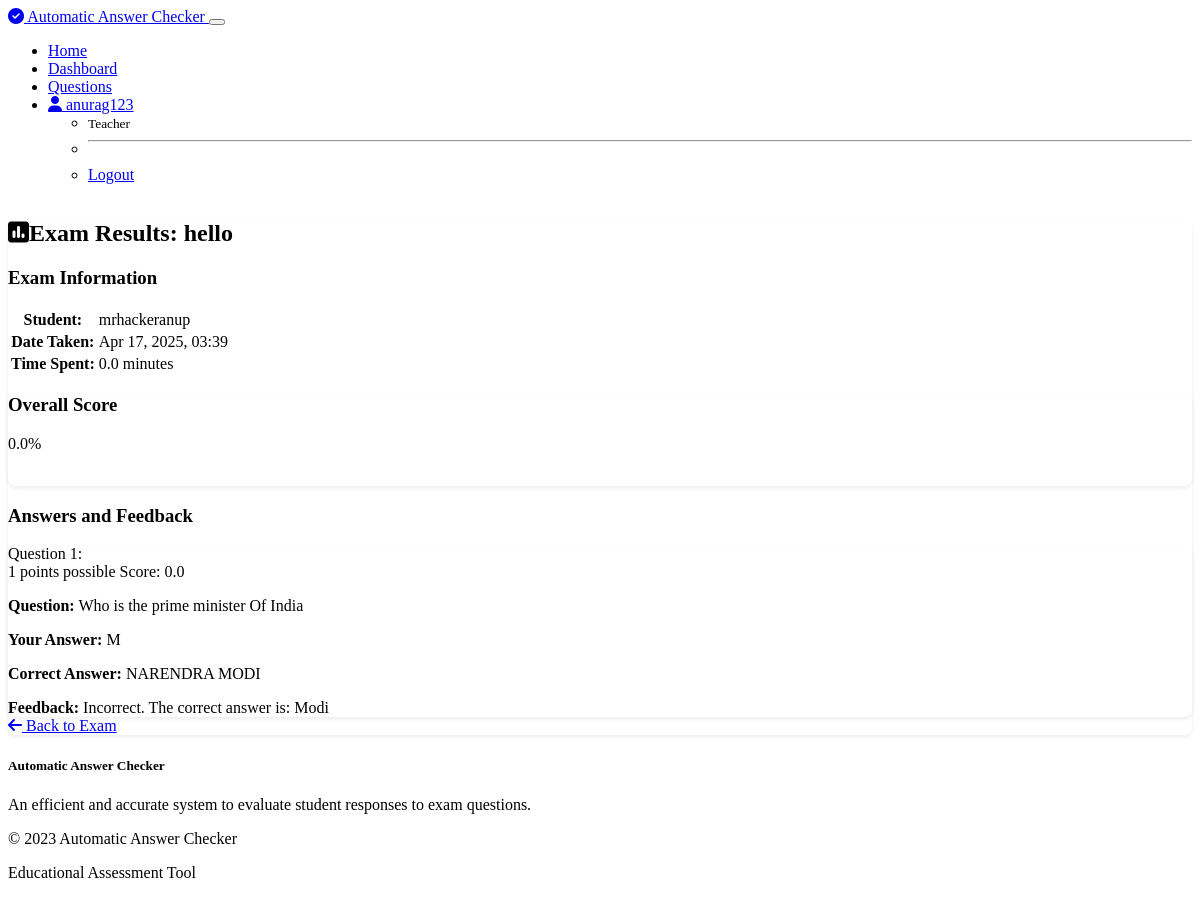
Screenshot of /results/1 (signed in) with the database file from the repository.
### models.py (models this page shows)
class User(UserMixin, db.Model):
    id = db.Column(db.Integer, primary_key=True)
    username = db.Column(db.String(64), unique=True, nullable=False)
    email = db.Column(db.String(120), unique=True, nullable=False)
    password_hash = db.Column(db.String(256), nullable=False)
    role = db.Column(db.Enum(UserRole), nullable=False)
    created_at = db.Column(db.DateTime, default=datetime.utcnow)
    questions = relationship("Question", back_populates="teacher")
    student_exams = relationship("StudentExam", back_populates="student")
    created_exams = relationship("Exam", back_populates="teacher")

class Exam(db.Model):
    id = db.Column(db.Integer, primary_key=True)
    title = db.Column(db.String(100), nullable=False)
    description = db.Column(db.Text, nullable=True)
    teacher_id = db.Column(db.Integer, ForeignKey('user.id'), nullable=False)
    time_limit = db.Column(db.Integer, default=60)  # time limit in minutes
    created_at = db.Column(db.DateTime, default=datetime.utcnow)
    is_active = db.Column(db.Boolean, default=True)
    teacher = relationship("User", back_populates="created_exams")
    exam_questions = relationship("ExamQuestion", back_populates="exam")
    student_exams = relationship("StudentExam", back_populates="exam")

class StudentExam(db.Model):
    id = db.Column(db.Integer, primary_key=True)
    student_id = db.Column(db.Integer, ForeignKey('user.id'), nullable=False)
    exam_id = db.Column(db.Integer, ForeignKey('exam.id'), nullable=False)
    start_time = db.Column(db.DateTime, default=datetime.utcnow)
    end_time = db.Column(db.DateTime, nullable=True)
    score = db.Column(db.Float, nullable=True)
    student = relationship("User", back_populates="student_exams")
    exam = relationship("Exam", back_populates="student_exams")
    answers = relationship("Answer", back_populates="student_exam")

class Answer(db.Model):
    id = db.Column(db.Integer, primary_key=True)
    student_exam_id = db.Column(db.Integer, ForeignKey('student_exam.id'), nullable=False)
    question_id = db.Column(db.Integer, ForeignKey('question.id'), nullable=False)
    answer_text = db.Column(db.Text, nullable=False)
    score = db.Column(db.Float, nullable=True)
    feedback = db.Column(db.Text, nullable=True)
    answered_at = db.Column(db.DateTime, default=datetime.utcnow)
    student_exam = relationship("StudentExam", back_populates="answers")
    question = relationship("Question", back_populates="answers")

class Question(db.Model):
    id = db.Column(db.Integer, primary_key=True)
    teacher_id = db.Column(db.Integer, ForeignKey('user.id'), nullable=False)
    question_text = db.Column(db.Text, nullable=False)
    question_type = db.Column(db.Enum(QuestionType), nullable=False)
    correct_answer = db.Column(db.Text, nullable=False)
    options = db.Column(db.Text, nullable=True)  # JSON string for multiple-choice options
    points = db.Column(db.Integer, default=1)
    created_at = db.Column(db.DateTime, default=datetime.utcnow)
    teacher = relationship("User", back_populates="questions")
    exam_questions = relationship("ExamQuestion", back_populates="question")
    answers = relationship("Answer", back_populates="question")

### routes.py (the view)
@app.route('/results/<int:student_exam_id>')
@login_required
def view_results(student_exam_id):
    student_exam = StudentExam.query.get_or_404(student_exam_id)
    if current_user.id != student_exam.student_id and current_user.id != student_exam.exam.teacher_id:
        flash('You are not authorized to view these results', 'danger')
        if current_user.role == UserRole.TEACHER:
            return redirect(url_for('dashboard_teacher'))
        else:
            return redirect(url_for('dashboard_student'))
    answers = Answer.query.filter_by(student_exam_id=student_exam.id).all()
    return render_template('view_results.html', student_exam=student_exam, answers=answers)

### models.py (called while the page is built)
@login_manager.user_loader
def load_user(user_id):
    return User.query.get(int(user_id))

### templates/view_results.html (shortened to what this page needs)
{% extends "base.html" %}
{% block content %}
<div class="container">
    <div class="card shadow mb-4">
        <div class="card-header bg-primary text-white">
            <h2 class="h4 mb-0"><i class="fas fa-poll me-2"></i>Exam Results: {{ student_exam.exam.title }}</h2>
        </div>
        <div class="card-body">
            <div class="row mb-4">
                <div class="col-md-6">
                    <h3 class="h5">Exam Information</h3>
                    <table class="table table-sm">
                        <tr>
                            <th style="width: 30%;">Student:</th>
                            <td>{{ student_exam.student.username }}</td>
                        </tr>
                        <tr>
                            <th>Date Taken:</th>
                            <td>{{ student_exam.end_time.strftime('%b %d, %Y, %H:%M') }}</td>
                        </tr>
                        <tr>
                            <th>Time Spent:</th>
                            <td>{{ (student_exam.end_time - student_exam.start_time).total_seconds() // 60 }} minutes</td>
                        </tr>
                    </table>
                </div>
                <div class="col-md-6">
                    <div class="card h-100">
                        <div class="card-body text-center">
                            <h3 class="h5 mb-3">Overall Score</h3>
                            <div class="display-4 fw-bold mb-2
                                {% if student_exam.score >= 80 %}text-success
                                {% elif student_exam.score >= 60 %}text-info
                                {% elif student_exam.score >= 40 %}text-warning
                                {% else %}text-danger{% endif %}">
                                {{ "%.1f"|format(student_exam.score) }}%
                            </div>
                            <div class="progress" style="height: 25px;">
                            </div>
                        </div>
                    </div>
                </div>
            </div>
            <h3 class="h5 mb-3">Answers and Feedback</h3>
            {% for answer in answers %}
                <div class="card mb-3 {% if answer.score == answer.question.points %}border-success{% elif answer.score > 0 %}border-warning{% else %}border-danger{% endif %}">
                    <div class="card-header bg-light">
                        <div class="d-flex justify-content-between align-items-center">
                            <span class="fw-bold">Question {{ loop.index }}:</span>
                            <div>
                                <span class="badge bg-primary">{{ answer.question.points }} points possible</span>
                                <span class="badge {% if answer.score == answer.question.points %}bg-success{% elif answer.score > 0 %}bg-warning{% else %}bg-danger{% endif %}">
                                    Score: {{ "%.1f"|format(answer.score) }}
                                </span>
                            </div>
                        </div>
                    </div>
                    <div class="card-body">
                        <p><strong>Question:</strong> {{ answer.question.question_text }}</p>
                        {% if answer.question.question_type.value == 'multiple_choice' and answer.question.options %}
                            <div class="mb-3">
                                <p><strong>Your Answer:</strong> {{ answer.answer_text }}</p>
                                <p><strong>Correct Answer:</strong> {{ answer.question.correct_answer }}</p>
                            </div>
                        {% else %}
                            <div class="mb-3">
                                <p><strong>Your Answer:</strong> {{ answer.answer_text }}</p>
                                <p><strong>Expected Answer:</strong> {{ answer.question.correct_answer }}</p>
                            </div>
                        {% endif %}
                        <div class="alert {% if answer.score == answer.question.points %}alert-success{% elif answer.score > 0 %}alert-warning{% else %}alert-danger{% endif %}">
                            <strong>Feedback:</strong> {{ answer.feedback }}
                        </div>
                    </div>
                </div>
            {% endfor %}
            <div class="mt-4">
                {% if current_user.role.value == 'teacher' %}
                    <a href="{{ url_for('view_exam', exam_id=student_exam.exam.id) }}" class="btn btn-primary">
                        <i class="fas fa-arrow-left me-1"></i> Back to Exam
                    </a>
                {% else %}
                    <a href="{{ url_for('dashboard_student') }}" class="btn btn-primary">
                        <i class="fas fa-arrow-left me-1"></i> Back to Dashboard
                    </a>
                {% endif %}
            </div>
        </div>
    </div>
</div>
{% endblock %}

### templates/base.html (shortened to what this page needs)
<!DOCTYPE html>
<html lang="en" data-bs-theme="dark">
<head>
    <link rel="stylesheet" href="https://cdn.replit.com/agent/bootstrap-agent-dark-theme.min.css">
    <link rel="stylesheet" href="{{ url_for('static', filename='css/styles.css') }}">
    <link rel="stylesheet" href="https://cdnjs.cloudflare.com/ajax/libs/font-awesome/6.4.0/css/all.min.css">
</head>
<body>
    <nav class="navbar navbar-expand-lg navbar-dark bg-dark">
        <div class="container">
            <a class="navbar-brand" href="{{ url_for('index') }}">
                <i class="fas fa-check-circle me-2"></i> Automatic Answer Checker
            </a>
            <button class="navbar-toggler" type="button" data-bs-toggle="collapse" data-bs-target="#navbarNav"
                aria-controls="navbarNav" aria-expanded="false" aria-label="Toggle navigation">
            </button>
            <div class="collapse navbar-collapse" id="navbarNav">
                <ul class="navbar-nav ms-auto">
                    <li class="nav-item">
                        <a class="nav-link" href="{{ url_for('index') }}">Home</a>
                    </li>
                    {% if current_user.is_authenticated %}
                        {% if current_user.role.value == 'teacher' %}
                            <li class="nav-item">
                                <a class="nav-link" href="{{ url_for('dashboard_teacher') }}">Dashboard</a>
                            </li>
                            <li class="nav-item">
                                <a class="nav-link" href="{{ url_for('manage_questions') }}">Questions</a>
                            </li>
                        {% else %}
                            <li class="nav-item">
                                <a class="nav-link" href="{{ url_for('dashboard_student') }}">Dashboard</a>
                            </li>
                        {% endif %}
                        <li class="nav-item dropdown">
                            <a class="nav-link dropdown-toggle" href="#" role="button" data-bs-toggle="dropdown" aria-expanded="false">
                                <i class="fas fa-user me-1"></i> {{ current_user.username }}
                            </a>
                            <ul class="dropdown-menu dropdown-menu-end">
                                <li>
                                    <span class="dropdown-item-text text-muted">
                                        <small>{{ current_user.role.value|capitalize }}</small>
                                    </span>
                                </li>
                                <li><hr class="dropdown-divider"></li>
                                <li><a class="dropdown-item" href="{{ url_for('logout') }}">Logout</a></li>
                            </ul>
                        </li>
                    {% endif %}
                </ul>
            </div>
        </div>
    </nav>
    <main class="container py-4">
        {% block content %}{% endblock %}
    </main>
    <footer class="bg-dark text-light py-4">
        <div class="container">
            <div class="row">
                <div class="col-md-6">
                    <h5>Automatic Answer Checker</h5>
                    <p>An efficient and accurate system to evaluate student responses to exam questions.</p>
                </div>
                <div class="col-md-6 text-md-end">
                    <p>&copy; 2023 Automatic Answer Checker</p>
                    <p class="small text-muted">Educational Assessment Tool</p>
                </div>
            </div>
        </div>
    </footer>
</body>
</html>

### static/css/styles.css (style rules this page uses)
body { min-height: 100vh; display: flex; flex-direction: column; }
main { flex: 1; }
.card { border-radius: 0.5rem; box-shadow: 0 0.125rem 0.25rem rgba(0, 0, 0, 0.075); transition: transform 0.2s, box-shadow 0.2s; }
.card-header { border-top-left-radius: 0.5rem !important; border-top-right-radius: 0.5rem !important; }
.btn { border-radius: 0.25rem; }
.alert { animation: fadeInDown 0.5s; }
.progress { height: 1.25rem; border-radius: 0.5rem; margin: 0.5rem 0; }

### rows the page displays
User: username "anurag123", role.value "Teacher"
Exam: exam "hello"
User: student.username "mrhackeranup"
StudentExam: end_time "Apr 17, 2025, 03:39", end_time+start_time "0.0", score "0.0"
Answer: question.points "1", score "0.0", question.question_text "Who is the prime minister Of India", answer_text "M", question.correct_answer "NARENDRA MODI", feedback "Incorrect. The correct answer is: Modi"
